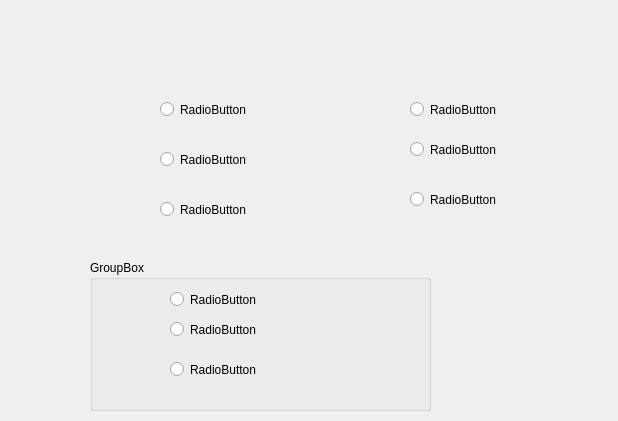
<?xml version="1.0" encoding="UTF-8"?>
<ui version="4.0">
 <class>Widget</class>
 <widget class="QWidget" name="Widget">
  <property name="geometry">
   <rect>
    <x>0</x>
    <y>0</y>
    <width>618</width>
    <height>421</height>
   </rect>
  </property>
  <property name="windowTitle">
   <string>Widget</string>
  </property>
  <widget class="QRadioButton" name="radioButton">
   <property name="geometry">
    <rect>
     <x>160</x>
     <y>100</y>
     <width>115</width>
     <height>19</height>
    </rect>
   </property>
   <property name="text">
    <string>RadioButton</string>
   </property>
  </widget>
  <widget class="QRadioButton" name="radioButton_2">
   <property name="geometry">
    <rect>
     <x>160</x>
     <y>150</y>
     <width>115</width>
     <height>19</height>
    </rect>
   </property>
   <property name="text">
    <string>RadioButton</string>
   </property>
  </widget>
  <widget class="QRadioButton" name="radioButton_3">
   <property name="geometry">
    <rect>
     <x>160</x>
     <y>200</y>
     <width>115</width>
     <height>19</height>
    </rect>
   </property>
   <property name="text">
    <string>RadioButton</string>
   </property>
  </widget>
  <widget class="QRadioButton" name="radioButton_4">
   <property name="geometry">
    <rect>
     <x>410</x>
     <y>100</y>
     <width>115</width>
     <height>19</height>
    </rect>
   </property>
   <property name="text">
    <string>RadioButton</string>
   </property>
  </widget>
  <widget class="QRadioButton" name="radioButton_5">
   <property name="geometry">
    <rect>
     <x>410</x>
     <y>140</y>
     <width>115</width>
     <height>19</height>
    </rect>
   </property>
   <property name="text">
    <string>RadioButton</string>
   </property>
  </widget>
  <widget class="QRadioButton" name="radioButton_6">
   <property name="geometry">
    <rect>
     <x>410</x>
     <y>190</y>
     <width>115</width>
     <height>19</height>
    </rect>
   </property>
   <property name="text">
    <string>RadioButton</string>
   </property>
  </widget>
  <widget class="QGroupBox" name="groupBox">
   <property name="geometry">
    <rect>
     <x>90</x>
     <y>260</y>
     <width>341</width>
     <height>151</height>
    </rect>
   </property>
   <property name="title">
    <string>GroupBox</string>
   </property>
   <widget class="QRadioButton" name="radioButton_7">
    <property name="geometry">
     <rect>
      <x>80</x>
      <y>30</y>
      <width>115</width>
      <height>19</height>
     </rect>
    </property>
    <property name="text">
     <string>RadioButton</string>
    </property>
   </widget>
   <widget class="QRadioButton" name="radioButton_8">
    <property name="geometry">
     <rect>
      <x>80</x>
      <y>60</y>
      <width>115</width>
      <height>19</height>
     </rect>
    </property>
    <property name="text">
     <string>RadioButton</string>
    </property>
   </widget>
   <widget class="QRadioButton" name="radioButton_9">
    <property name="geometry">
     <rect>
      <x>80</x>
      <y>100</y>
      <width>115</width>
      <height>19</height>
     </rect>
    </property>
    <property name="text">
     <string>RadioButton</string>
    </property>
   </widget>
  </widget>
 </widget>
 <layoutdefault spacing="6" margin="11"/>
 <resources/>
 <connections/>
</ui>
